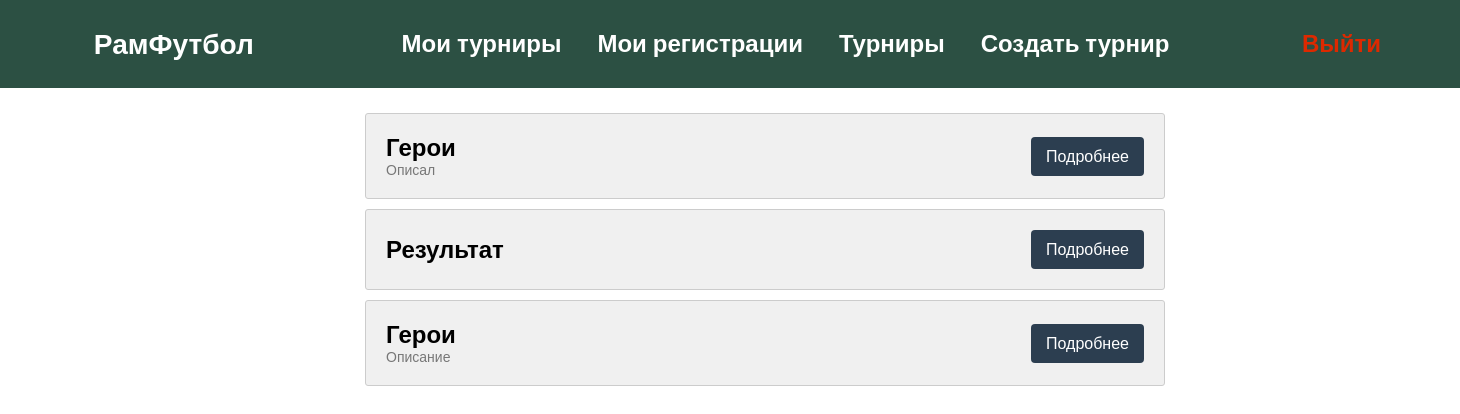
Page /tournaments/ (signed in) on the earlier database version.
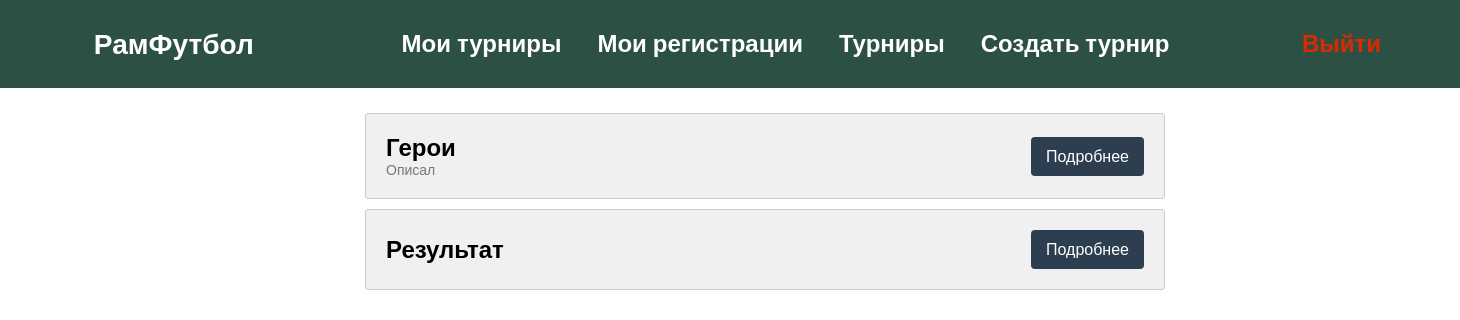
Same page on the later database version.
### tournaments/models.py (models this page shows, shortened)
class Tournament(models.Model):
    user = models.ForeignKey(User, on_delete=models.CASCADE, null=True)
    name = models.CharField(max_length=100)
    description = models.TextField(blank=True)
    regulations = models.TextField(blank=True)
    email = models.EmailField(null=True)
    total_teams = models.IntegerField(null=False)
    start_date = models.DateField()
    end_date = models.DateField()
    blocked_users = models.ManyToManyField('UserProfile', blank=True)

### tournaments/views.py (the view)
# urls.py: path('tournaments/', views.tournaments, name='tournaments'),
@login_required
def tournaments(request):
    tournams = Tournament.objects.all()
    return render(request, 'tournaments/tournaments.html', {'tournams': tournams})

### tournaments/templates/tournaments/tournaments.html
{%extends 'tournaments/home.html'%}
{%block content%}
<div class="containerMy_tournaments">
    <div class="my_tournaments">
        {% for tournam in tournams %}
        <div class="my_tournament_card">
            <div class="content">
                <h2>{{tournam.name}}</h2>
                <p>{{tournam.description}}</p>
            </div>
            <button><a href="{% url 'tournam' tournam.id %}">Подробнее</a></button>
        </div>
        {% endfor %}
    </div>
</div>
{%endblock%}

Differences in the rows shown:
removed Tournament: name "Герои", description "Описание"
